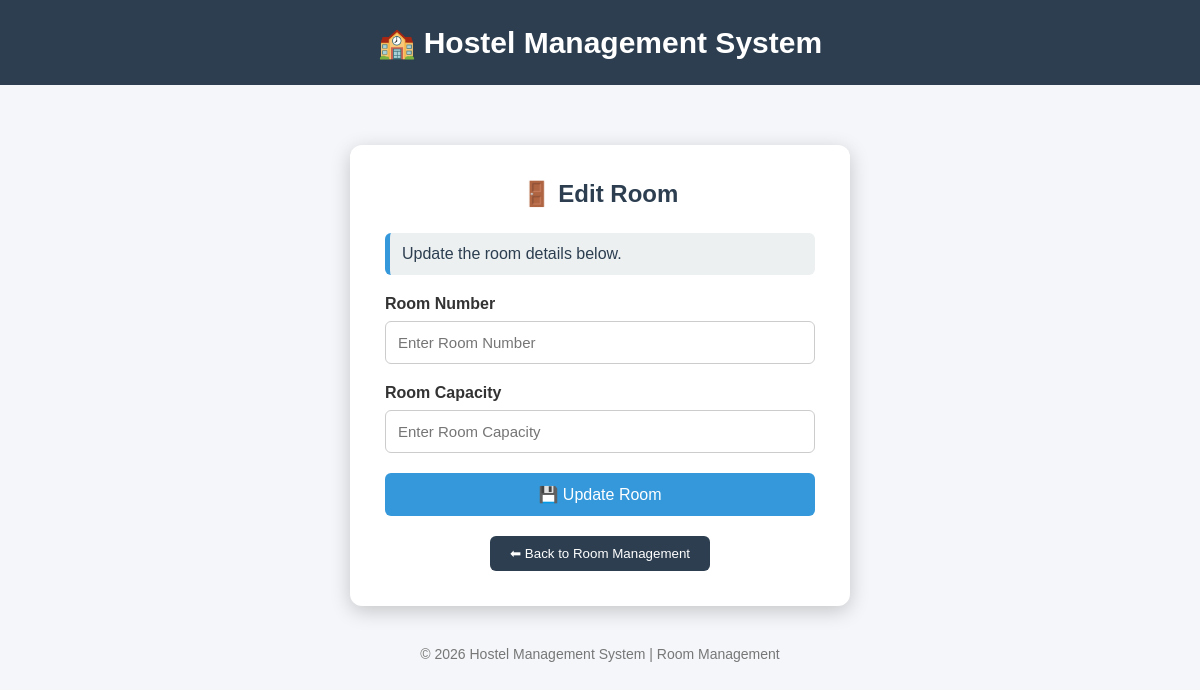
Page /admin/edit_room/1 (signed in) on the earlier database version.
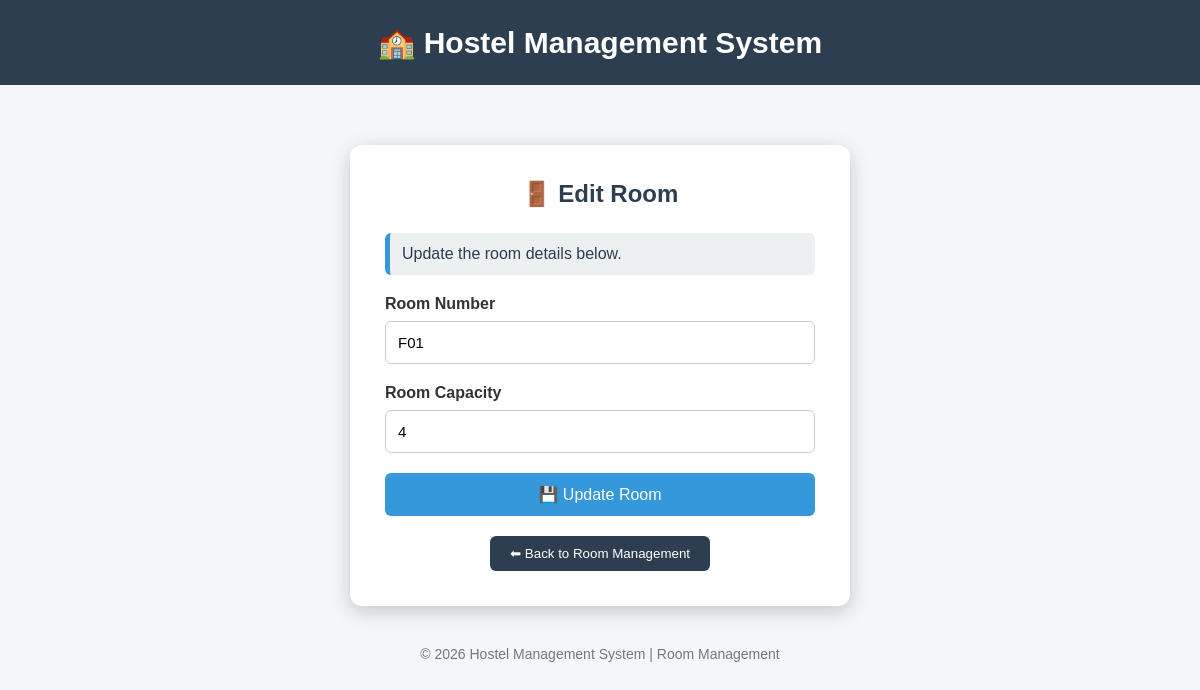
Same page on the later database version.
### tables this page shows
CREATE TABLE rooms(
    id INTEGER PRIMARY KEY AUTOINCREMENT,
    floor_id INTEGER NOT NULL,
    room_no TEXT NOT NULL,
    capacity INTEGER NOT NULL,
    occupied INTEGER DEFAULT 0,

    FOREIGN KEY(floor_id)
    REFERENCES floors(id)
    ON DELETE CASCADE
);

### app.py (the view, shortened to what this page needs)
@app.route("/admin/edit_room/<int:room_id>", methods=["GET","POST"])
def edit_room(room_id):
    if "college_id" not in session:
        return redirect(url_for("admin_login"))
    conn = sqlite3.connect("hostel.db")
    cursor = conn.cursor()
    cursor.execute("""
    SELECT
        id,
        room_no,
        capacity
    FROM rooms
    WHERE id=?
    """,(room_id,))
    room = cursor.fetchone()
    conn.close()
    return render_template(
        "edit_room.html",
        room=room
    )

### templates/edit_room.html (shortened to what this page needs)
<!DOCTYPE html>
<html>
<head>
</head>
<body>
<div class="header">
🏫 Hostel Management System
</div>
<div class="container">
<div class="card">
<h2>🚪 Edit Room</h2>
<div class="info-box">
Update the room details below.
</div>
<form method="POST">
<label>Room Number</label>
<input
type="text"
name="room_no"
value="{{ room[1] }}"
placeholder="Enter Room Number"
required>
<label>Room Capacity</label>
<input
type="number"
name="capacity"
value="{{ room[2] }}"
min="1"
placeholder="Enter Room Capacity"
required>
<button
type="submit"
class="update-btn">
💾 Update Room
</button>
</form>
<div class="back">
<a href="/admin/rooms">
<button type="button">
⬅ Back to Room Management
</button>
</a>
</div>
</div>
</div>
<div class="footer">
© 2026 Hostel Management System | Room Management
</div>
</body>
</html>

Differences in the rows shown:
added rooms: room_no "F01", capacity "4"
